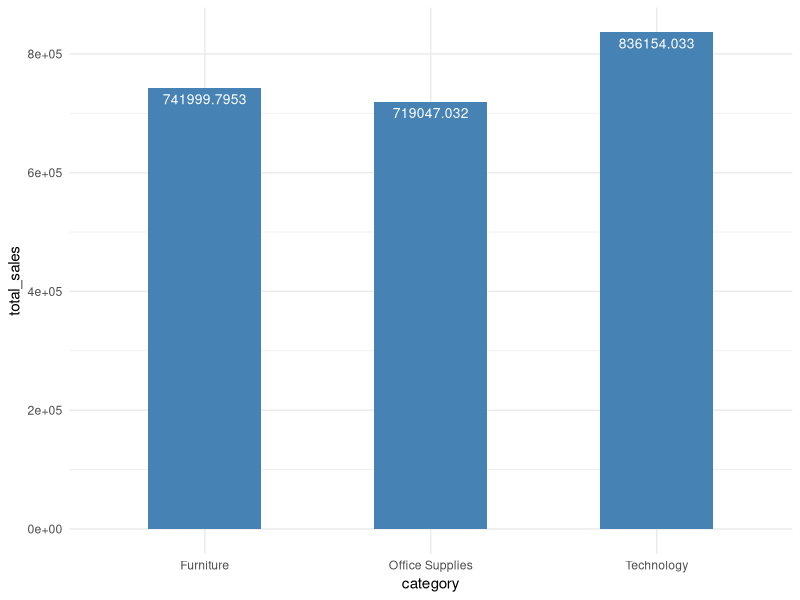

Recreate this plot in R. (Note: this script raises an error after producing the figure.)
library(readr)
library(tidyverse)
library(dplyr)
library(ggplot2)


setwd("C:/Users/Hao/Desktop/Data Analysis/superstore-project/Resources") 

data = read_csv("Superstore_final.csv")

group_cateogry_df = data %>% group_by(category)  %>%
  summarise(total_sales = sum(sales),
            total_profits = sum(profit),
            .groups = 'drop')

group_subcateogry_df = data %>% group_by(sub_category)  %>%
  summarise(total_sales = sum(sales),
            total_profits = sum(profit),
            .groups = 'drop')

group_customer_df = data %>% group_by(customer_name)  %>%
  summarise(total_sales = sum(sales),
            total_profits = sum(profit),
            .groups = 'drop')


category_bar<-ggplot(data=group_cateogry_df, aes(x=category, y=total_sales)) +
  geom_bar(stat="identity", width=0.5, fill="steelblue")+
  geom_text(aes(label=total_sales), vjust=1.6, color="white", size=3.5)+
  theme_minimal()
category_bar

subcateogry_bar<-ggplot(data=group_subcateogry_df, aes(x=sub_category, y=total_sales, fill=sub_category)) +
  geom_bar(stat="identity")
  geom_text(aes(label=total_sales), vjust=-0.3, size=3.5)+
  theme_minimal()
subcateogry_bar


customer_bar<-ggplot(data=group_customer_df, aes(x=total_profits, y=total_sales, fill=customer_name)) +
  geom_bar(stat="identity", position=position_dodge())
customer_bar